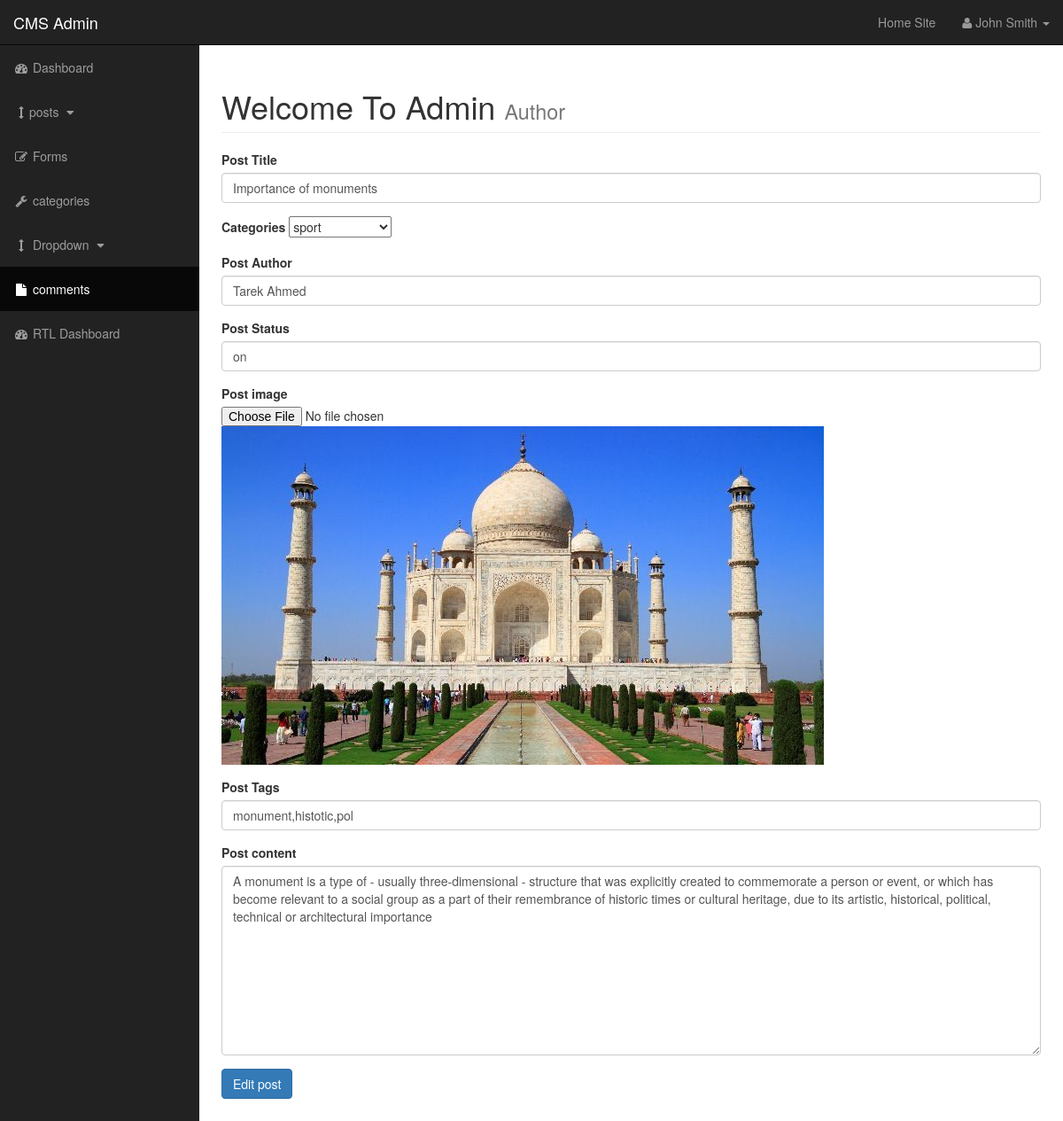
Screenshot of /admin/posts.php?source=edit_post&p_id=2 with the database file from the repository.
### tables this page shows
CREATE TABLE `posts` (
  `post_id` int(10) NOT NULL,
  `post_category_id` int(10) NOT NULL,
  `post_author` varchar(255) NOT NULL,
  `post_title` varchar(255) NOT NULL,
  `post_status` varchar(100) NOT NULL,
  `post_image` text NOT NULL,
  `post_tags` varchar(100) NOT NULL,
  `post_content` text NOT NULL,
  `post_comment_count` int(10) NOT NULL,
  `post_date` date NOT NULL,
  `post_views_count` int(10) NOT NULL,
  `post_user` varchar(255) NOT NULL
);

### admin/includes/functions.php (called while the page is built, shortened)
<?php
include'db.php';?>
<?php
class category{
    function selectcat(){
          global $pdo;
        $query="select * from categories";
       $st =$pdo->query($query);
        return $st->fetchAll();
    }
}
?>

### admin/includes/edit_posts.php (the view, shortened to what this page needs)
<?php include'db.php';?>
<?php
   if(isset($_GET['p_id'])){
       $id=$_GET['p_id'];
         $query="select * from posts where post_id='$id'";
       $posts =$pdo->query($query);
         $post=$posts->fetch();
     }
?>
      <form action="" method="post" enctype="multipart/form-data">
       <div class="form-group">
           <label for="title">Post Title</label>
            <input type="text" class="form-control" name="title" value="<?= $post['post_title']?>">
       </div>
       <div class="form-group">
           <label for="categories">Categories</label>
           <select name="categories" id="">
                          <?php
              foreach($cats as $cat):?>
               <option value="<?= $cat['cat_id']?>"><?= $cat['cat_title']?></option>
               <?php endforeach;?>
                    </select>
       </div>
        <div class="form-group">
           <label for="author">Post Author</label>
            <input type="text" class="form-control" name="author" value="<?= $post['post_author']?>">
       </div>
        <div class="form-group">
           <label for="post_status">Post Status</label>
            <input type="text" class="form-control" name="post_status" value="<?= $post['post_status']?>">
       </div>
        <div class="form-group">
           <label for="post_image">Post image</label>
            <input type="file" name="post_image"><img src="../images/<?= $post['post_image']?>">
       </div>
        <div class="form-group">
           <label for="post_tags">Post Tags</label>
            <input type="text" class="form-control" name="post_tags" value="<?= $post['post_tags']?>">
       </div>
        <div class="form-group">
           <label for="post_content">Post content</label>
            <textarea class="form-control" name="post_content" id="" cols="30" rows="10" ><?= $post['post_content']?></textarea>
       </div>
        <div class="form-group">
            <input type="submit" class=" btn btn-primary" name="edit_post" value="Edit post">
       </div>
    </form>

### admin/css/sb-admin.css (style rules this page uses)
body { margin-top: 100px; background-color: #222; }
@media (min-width:768px) { body { margin-top: 50px; } }

### rows the page displays
posts: title "Importance of monuments", author "Tarek Ahmed", post_status "on", post_image (picture), post_tags "monument,histotic,pol", post_content "A monument is a type of - usually three-dimensional - structure that was explicitly created to commemorate a person or event, or which has become relevant to a social group as a part of their remembrance of historic times or cultural heritage, due to its artistic, historical, political, technical or architectural importance"

### other values shown
form field categories "sport"
